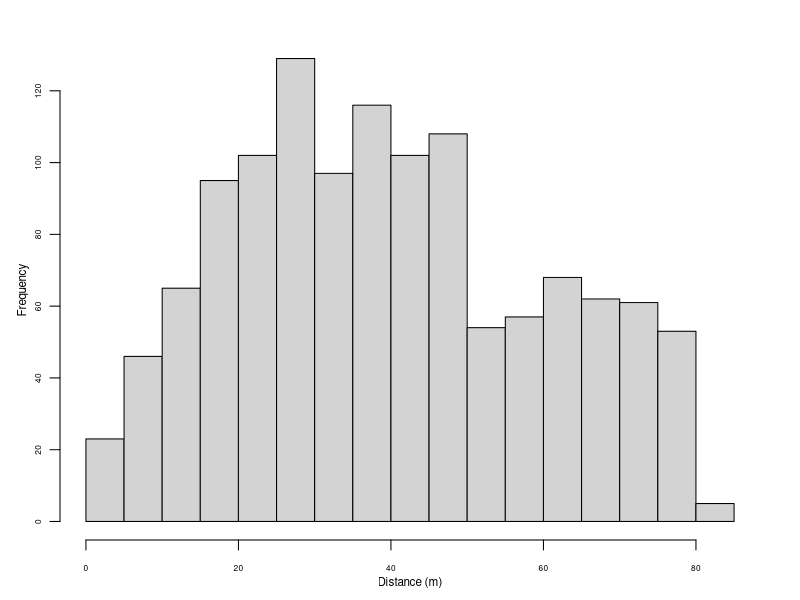

This chart was generated by the following R code:
# example of pt data using the Amakihi data from Marques Auk paper

amakihi<-read.csv("amakihi.csv")
pdf(file="pt-data-example.pdf",height=3,width=3)
par(mgp=c(1.5,0.75,0),mar=c(3,3,2,2),cex.axis=0.5,cex.lab=0.7)

hist(amakihi$distance[amakihi$distance<82.5],breaks=seq(0,85,by=5),xlab="Distance (m)",main="")
dev.off()
